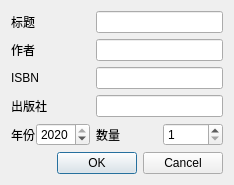
<?xml version="1.0" encoding="UTF-8"?>
<ui version="4.0">
 <class>SupplyBook</class>
 <widget class="QDialog" name="SupplyBook">
  <property name="geometry">
   <rect>
    <x>0</x>
    <y>0</y>
    <width>234</width>
    <height>181</height>
   </rect>
  </property>
  <property name="sizePolicy">
   <sizepolicy hsizetype="Fixed" vsizetype="Fixed">
    <horstretch>0</horstretch>
    <verstretch>0</verstretch>
   </sizepolicy>
  </property>
  <property name="windowTitle">
   <string>Add book to supply</string>
  </property>
  <property name="windowIcon">
   <iconset>
    <normaloff>:/images/update.png</normaloff>:/images/update.png</iconset>
  </property>
  <property name="toolTipDuration">
   <number>-1</number>
  </property>
  <layout class="QFormLayout" name="formLayout">
   <item row="0" column="0">
    <widget class="QLabel" name="label_2">
     <property name="text">
      <string>标题</string>
     </property>
     <property name="textFormat">
      <enum>Qt::AutoText</enum>
     </property>
    </widget>
   </item>
   <item row="0" column="1">
    <widget class="QLineEdit" name="lineEdit_title"/>
   </item>
   <item row="1" column="0">
    <widget class="QLabel" name="label_3">
     <property name="text">
      <string>作者</string>
     </property>
    </widget>
   </item>
   <item row="1" column="1">
    <widget class="QLineEdit" name="lineEdit_author"/>
   </item>
   <item row="2" column="0">
    <widget class="QLabel" name="label_4">
     <property name="text">
      <string>ISBN</string>
     </property>
    </widget>
   </item>
   <item row="2" column="1">
    <widget class="QLineEdit" name="lineEdit_isbn"/>
   </item>
   <item row="3" column="0">
    <widget class="QLabel" name="label_5">
     <property name="text">
      <string>出版社</string>
     </property>
    </widget>
   </item>
   <item row="3" column="1">
    <widget class="QLineEdit" name="lineEdit_publisher"/>
   </item>
   <item row="4" column="0">
    <layout class="QHBoxLayout" name="horizontalLayout">
     <property name="spacing">
      <number>1</number>
     </property>
     <item>
      <widget class="QLabel" name="label_6">
       <property name="text">
        <string>年份</string>
       </property>
      </widget>
     </item>
     <item>
      <widget class="QSpinBox" name="spinBox_year">
       <property name="minimum">
        <number>0</number>
       </property>
       <property name="maximum">
        <number>2020</number>
       </property>
       <property name="value">
        <number>2020</number>
       </property>
      </widget>
     </item>
    </layout>
   </item>
   <item row="4" column="1">
    <layout class="QHBoxLayout" name="horizontalLayout_2">
     <item>
      <widget class="QLabel" name="label_7">
       <property name="text">
        <string>数量</string>
       </property>
      </widget>
     </item>
     <item>
      <widget class="QSpinBox" name="spinBox_quantity">
       <property name="minimum">
        <number>1</number>
       </property>
       <property name="singleStep">
        <number>1</number>
       </property>
       <property name="value">
        <number>1</number>
       </property>
      </widget>
     </item>
    </layout>
   </item>
   <item row="5" column="0" colspan="2">
    <widget class="QDialogButtonBox" name="buttonBox">
     <property name="statusTip">
      <string/>
     </property>
     <property name="standardButtons">
      <set>QDialogButtonBox::Cancel|QDialogButtonBox::Ok</set>
     </property>
    </widget>
   </item>
  </layout>
  <zorder>label_2</zorder>
  <zorder>label_3</zorder>
  <zorder>lineEdit_author</zorder>
  <zorder>lineEdit_isbn</zorder>
  <zorder>label_4</zorder>
  <zorder>lineEdit_publisher</zorder>
  <zorder>label_5</zorder>
  <zorder>lineEdit_title</zorder>
  <zorder>buttonBox</zorder>
 </widget>
 <resources/>
 <connections/>
</ui>
